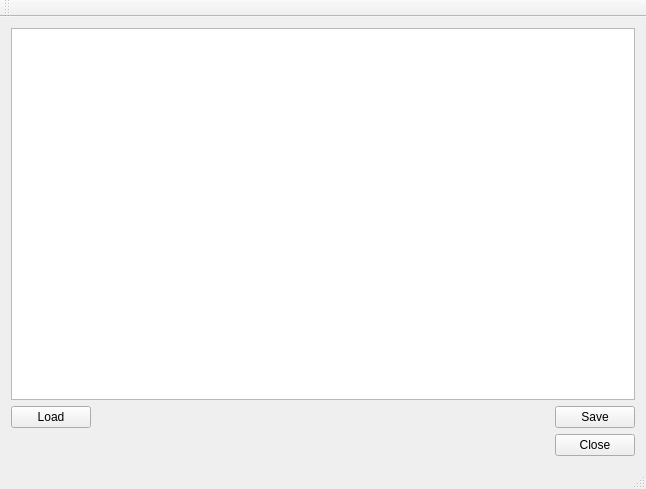
<?xml version="1.0" encoding="UTF-8"?>
<ui version="4.0">
 <class>DisplaySave_imageClass</class>
 <widget class="QMainWindow" name="DisplaySave_imageClass">
  <property name="geometry">
   <rect>
    <x>0</x>
    <y>0</y>
    <width>646</width>
    <height>489</height>
   </rect>
  </property>
  <property name="minimumSize">
   <size>
    <width>500</width>
    <height>400</height>
   </size>
  </property>
  <property name="windowTitle">
   <string>DisplaySave_image</string>
  </property>
  <widget class="QWidget" name="centralWidget">
   <layout class="QGridLayout" name="gridLayout">
    <item row="1" column="0">
     <layout class="QHBoxLayout" name="horizontalLayout">
      <property name="sizeConstraint">
       <enum>QLayout::SetDefaultConstraint</enum>
      </property>
      <item>
       <widget class="QPushButton" name="loadBtn">
        <property name="text">
         <string>Load</string>
        </property>
       </widget>
      </item>
      <item>
       <spacer name="horizontalSpacer">
        <property name="orientation">
         <enum>Qt::Horizontal</enum>
        </property>
        <property name="sizeHint" stdset="0">
         <size>
          <width>40</width>
          <height>20</height>
         </size>
        </property>
       </spacer>
      </item>
      <item>
       <widget class="QPushButton" name="saveBtn">
        <property name="text">
         <string>Save</string>
        </property>
       </widget>
      </item>
     </layout>
    </item>
    <item row="2" column="0">
     <layout class="QHBoxLayout" name="horizontalLayout_2">
      <item>
       <spacer name="horizontalSpacer_2">
        <property name="orientation">
         <enum>Qt::Horizontal</enum>
        </property>
        <property name="sizeHint" stdset="0">
         <size>
          <width>40</width>
          <height>20</height>
         </size>
        </property>
       </spacer>
      </item>
      <item>
       <widget class="QPushButton" name="closeBtn">
        <property name="text">
         <string>Close</string>
        </property>
       </widget>
      </item>
     </layout>
    </item>
    <item row="0" column="0">
     <widget class="QGraphicsView" name="image"/>
    </item>
   </layout>
  </widget>
  <widget class="QMenuBar" name="menuBar">
   <property name="geometry">
    <rect>
     <x>0</x>
     <y>0</y>
     <width>646</width>
     <height>21</height>
    </rect>
   </property>
  </widget>
  <widget class="QToolBar" name="mainToolBar">
   <attribute name="toolBarArea">
    <enum>TopToolBarArea</enum>
   </attribute>
   <attribute name="toolBarBreak">
    <bool>false</bool>
   </attribute>
  </widget>
  <widget class="QStatusBar" name="statusBar"/>
 </widget>
 <layoutdefault spacing="6" margin="11"/>
 <resources>
  <include location="DisplaySave_image.qrc"/>
 </resources>
 <connections>
  <connection>
   <sender>closeBtn</sender>
   <signal>clicked()</signal>
   <receiver>DisplaySave_imageClass</receiver>
   <slot>close()</slot>
   <hints>
    <hint type="sourcelabel">
     <x>576</x>
     <y>453</y>
    </hint>
    <hint type="destinationlabel">
     <x>485</x>
     <y>-18</y>
    </hint>
   </hints>
  </connection>
 </connections>
</ui>
